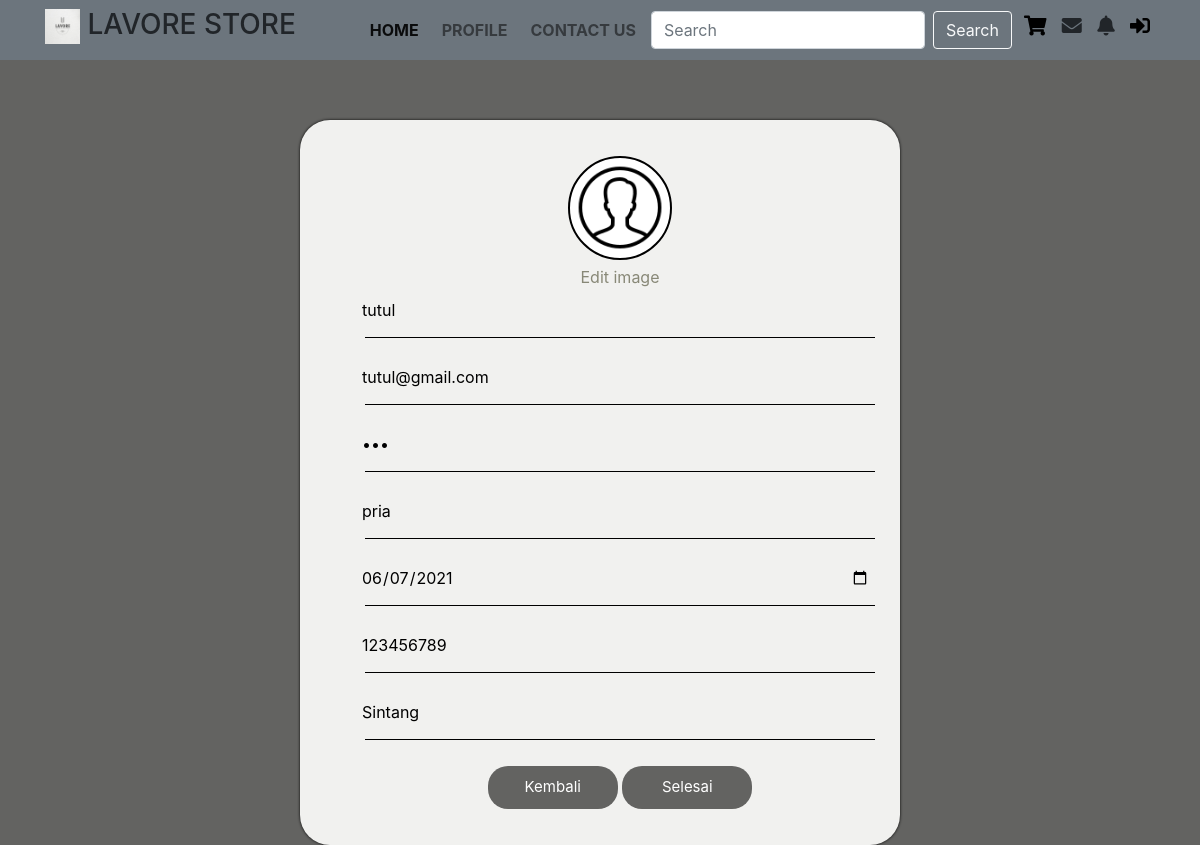
The app's page /DashboardUAS/Profile/Edit_Profile.php (signed in) with its own data.
### tables this page shows
CREATE TABLE `tblpelanggan` (
  `Nama_Plngn` varchar(250) NOT NULL,
  `Email_Plngn` varchar(250) NOT NULL,
  `Password_Plngn` varchar(200) NOT NULL,
  `JK_Plngn` varchar(100) NOT NULL,
  `TL_Plngn` date NOT NULL,
  `NoTlpn_Plngn` int(100) NOT NULL,
  `Alamat_Plngn` varchar(1000) NOT NULL
);

### DashboardUAS/db_connect.php (called while the page is built, shortened)
<?php
class database
{
	var $host = "localhost: 3307";
	var $username = "root";
	var $password = "";
	var $database = "uas";
	var $koneksi;
	function __construct()
	{
		$this->koneksi = mysqli_connect($this->host, $this->username, $this->password, $this->database);
	}
	function cekuser($Email)
	{
		$cek = mysqli_query($this->koneksi, "select * from tblpelanggan WHERE Email_Plngn='$Email'");
		return $cek;
	}
}
?>

### DashboardUAS/Profile/Edit_Profile.php (the view, shortened to what this page needs)
<?php
include_once('../db_connect.php');
if(isset($_SESSION['Email_Plngn'])){
	$database = new database();
	$database->__construct();
	$Email	= $_SESSION['Email_Plngn'];
	$select = $database->cekuser($Email);
	if(mysqli_num_rows($select) == 0){
		echo '<div class="alert alert-warning">Email tidak ada dalam database.</div>';
		exit();
	}else{
		$data = mysqli_fetch_assoc($select);
	}
}
?>
<!DOCTYPE HTML>
<html>
	<head>
		<link rel = "stylesheet" href = "Edit_Profile CSS.css">
		<link rel="stylesheet" href="https://maxcdn.bootstrapcdn.com/bootstrap/4.0.0/css/bootstrap.min.css">
		<link rel="stylesheet" type="text/css" href="https://cdnjs.cloudflare.com/ajax/libs/font-awesome/5.15.2/css/all.min.css">
	</head>
	<body style = "background-color : #636361;">
		<div class="container-fluid">
		<nav class="navbar navbar-expand-lg navbar-light bg-secondary fixed-top">
			<div class="container">
	  			<h3><img src="Foto/logo.jpeg" height="35px;"></i> LAVORE STORE</h3>
	  			<div class="collapse navbar-collapse" id="navbarSupportedContent">
		    		<ul class="navbar-nav ml-auto">
		      			<li class="nav-item active">
		        			<a class="nav-link" href="../Home/Home.php">Home <span class="sr-only">(current)</span></a>
		      			</li>
		      			<li class="nav-item">
		        			<a class="nav-link" href="Profile.php">Profile</a>
		      			</li>
		      			<li class="nav-item">
		        			<a class="nav-link" href="../ContacUS/ContactUS.php">Contact Us</a>
		      			</li>
				    </ul>
				    <form class="form-inline my-2 my-lg-0">
				      	<input class="form-control mr-sm-2" type="search" placeholder="Search" aria-label="Search">
				      	<button class="btn btn-outline-light my-2 my-sm-0" style="margin-right: 7px;" type="submit">Search</button>
				    </form>
				    <div class="icon">
			      		<h5>
			      			<a href="../Cart/cart1.php" style="color: black;"><i class="fas fa-shopping-cart" data-toggle="tooltip" title="Keranjang Belanja"></i></a>
			      			<i class="fas fa-envelope" data-toggle="tooltip" title="Pesan"></i>
			      			<i class="fas fa-bell" data-toggle="modal" data-target="#exampleModalCenter" title="Notifikasi"></i>
			      			<a href="../logoutuser.php"><i class="fas fa-sign-in-alt" data-toggle="tooltip" title="Logout"></i></a>
			      		</h5>
			      	</div>
			  	</div>
		  	</div>
		</nav>
		</div>
		<form method="post" action="">
		<div class = "Edit">
			<div class = "input_data">
				<ul type = "none">
					<li>
						<img src = "Foto/user icon.png"></img>
						<br>
						<label for = "profile_img">Edit image</label>
						<br>
					</li>
					<li>
						<input type = "text" placeholder = "Nama Pelanggan" style="color: black;" name="Nama_Plngn" value="<?php echo "$data[Nama_Plngn]"; ?>"></input>
						<br>
						<hr>
					</li>
					<li>
						<input type = "email" placeholder = "Email" style="color: black;" name="Email_Plngn" value="<?php echo "$data[Email_Plngn]"; ?>"></input>
						<br>
						<hr>
					</li>
					<li>
						<input type = "password" placeholder = "Password" style="color: black;" name="Password_Plngn" value="<?php echo "$data[Password_Plngn]"; ?>"></input>
						<br>
						<hr>
					</li>
					<li>
						<input type = "text" placeholder = "Jenis Kelamin" style="color: black;" name="JK_Plngn" value="<?php echo "$data[JK_Plngn]"; ?>"></input>
						<br>
						<hr>
					</li>
					<li>
						<input type = "date" placeholder = "Tanggal Lahir" style="color: black;" name="TL_Plngn" value="<?php echo "$data[TL_Plngn]"; ?>"></input>
						<br>
						<hr>
					</li>
					<li>
						<input type = "text" placeholder = "Nomor Telepon" style="color: black;" name="NoTlpn_Plngn" value="<?php echo "$data[NoTlpn_Plngn]"; ?>"></input>
						<br>
						<hr>
					</li>
					<li>
						<input type = "text" placeholder = "Alamat Lengkap" style="color: black;" name="Alamat_Plngn" value="<?php echo "$data[Alamat_Plngn]"; ?>"></input>
						<br>
						<hr>
					</li>
					<li>
						<button type="submit"><a href="Profile.php" style="text-decoration:none; color: white;">Kembali</a></button>
						<button name="update" type="submit">Selesai</button>
					</li>
				</ul>
			</div>
		</div>
		</form>
	</body>
</html>

### DashboardUAS/Profile/Edit_Profile CSS.css (style rules this page uses)
.navbar-nav a { font-weight: bold; margin-right: 7px; }
.nav-link { text-transform: uppercase; }
.icon a { text-decoration: none; color: black; }
.icon i { margin-left: 5px; margin-right: 5px; }
.Edit { width : 50%; box-shadow : 0 0 3px 0 rgba(0,0,0,3); background : #f1f1ef; padding : 20px; margin : 10% auto 0; text-align : center; border-radius : 30px; }
.input_data { color : #888877; size : 12px; }
.input_data input { float : left; color : #888877; outline : none; border : none; background : none; width : 98%; }
.input_data button { text-align : center; background : #636361; color : white; width : 25%; padding : 2%; border-radius : 20px; font-size : 15px; border : 0; outline : 0; cursor : pointer; outline : none; }
.input_data label { text-align : center; }
.input_data img { width : 20%; margin : 3% auto 0; margin-bottom : 1%; box-sizing : border-box; border-radius : 50%; border : 2px solid black; padding : 1%; background-color : white; }
.input_data a { text-decoration : none; }
.input_data hr { width : 98%; margin-bottom : 5%; background-color : black; }

### records on screen
tblpelanggan: Nama_Plngn "tutul", Email_Plngn "tutul@gmail.com", JK_Plngn "pria", TL_Plngn "06/07/2021", NoTlpn_Plngn "123456789", Alamat_Plngn "Sintang"
